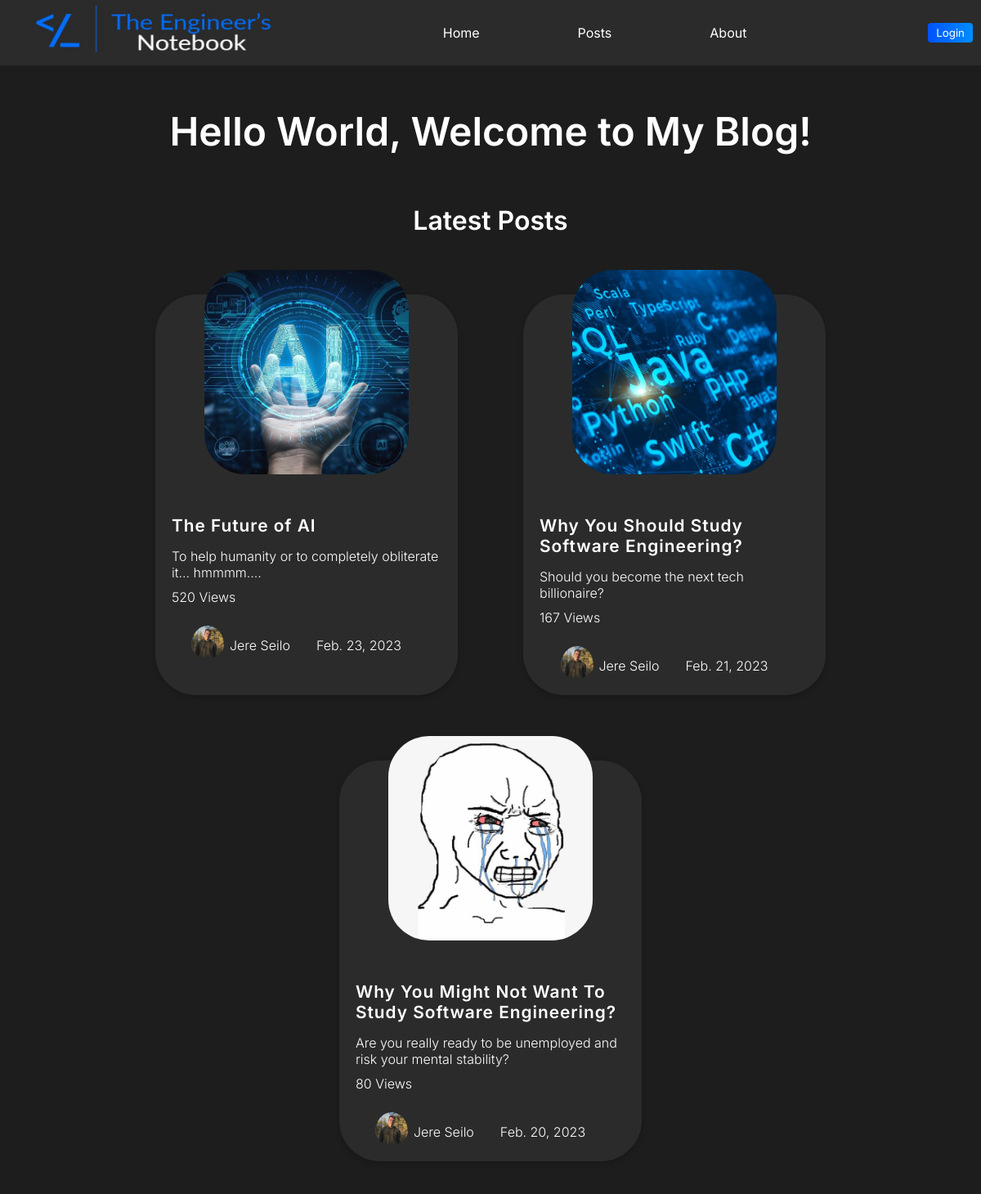
The app's page /, older data.
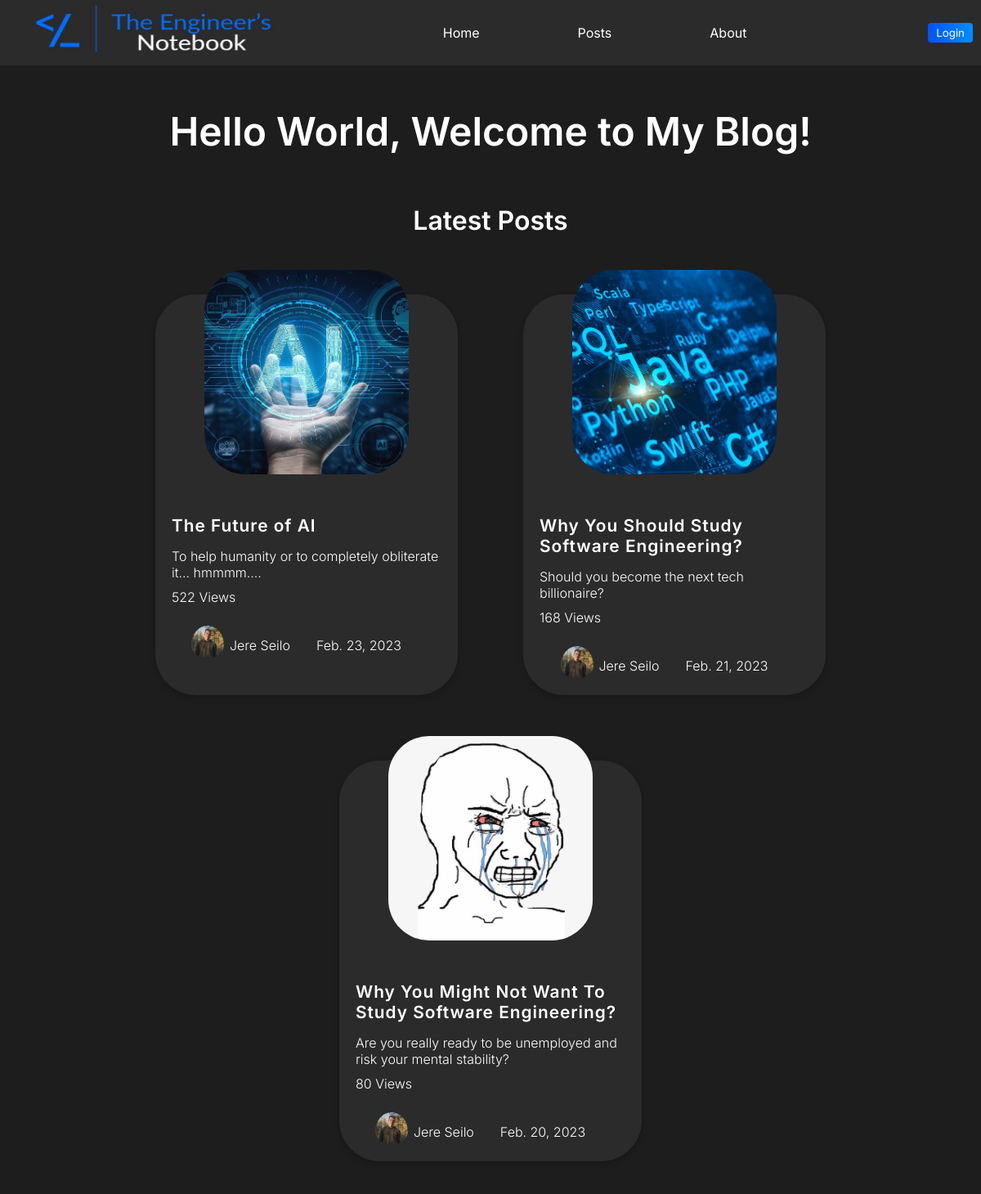
The same page, newer data.
### blogapp/models.py (models this page shows, shortened)
class Post(models.Model):
    author = models.ForeignKey("Author", on_delete=models.CASCADE)
    title = models.CharField(max_length=80)
    intro = models.CharField(max_length=100)
    image = models.ImageField(upload_to="images")
    text = models.TextField()
    date = models.DateField(default=timezone.now)
    views = models.IntegerField(default=0)
    slug = models.SlugField(unique=True)

class Author(models.Model):
    firstname = models.CharField(max_length=50)
    lastname = models.CharField(max_length=50)
    profilepic = models.ImageField(upload_to="images")
    def __str__(self):
        return (f"{self.firstname}  {self.lastname}")

### blogapp/views.py (the view)
# urls.py: path("", views.IndexView.as_view(), name="frontpage"),
class IndexView(View):
    def get(self, request):
        posts = Post.objects.order_by('-date')[:3]
        return render(request, "blogapp/frontpage.html", {"posts":posts})

### blogapp/templates/blogapp/frontpage.html (shortened to what this page needs)
{% extends 'base.html' %}
{% load static %}
{% block css_url%}{% static 'blogapp/frontpage.css' %}{% endblock css_url%}
{% block nav_css %}{% static 'nav.css' %}{% endblock nav_css %}
{% block content %}
{% include "nav.html" %}
<div class="banner">
    {% if user.is_authenticated %}
    <h1>Hello {{user.username.capitalize}}, Welcome to My Blog!</h1>
    <h3>Latest Posts</h3>
    {% else %}
    <h1>Hello World, Welcome to My Blog!</h1>
    <h3>Latest Posts</h3>
    {% endif %}
</div>
<div class="main">
    {% for post in posts %}
    <a href="{% url 'postdetail' post.slug %}">
    <div class="smallpost">
       <div class="imagediv"><img class="im" src={{post.image.url}}></div>
       <h3>{{post.title}}</h3>
       <p>{{post.intro}}</p>
    </a>
       <p class="views">{{post.views}} Views</p>
       <div class="written">
            <img id="pp" src={{post.author.profilepic.url}}>
            <p>{{post.author}}</p>
            <p>{{post.date}}</p>
       </div>
    </div>
    {% endfor %}
{% endblock content %}

Row changes from the older to the newer data that the page shows:
changed Post "The Future of AI": views "520" → "522"
changed Post "Why You Should Study Software Engineering?": views "167" → "168"
